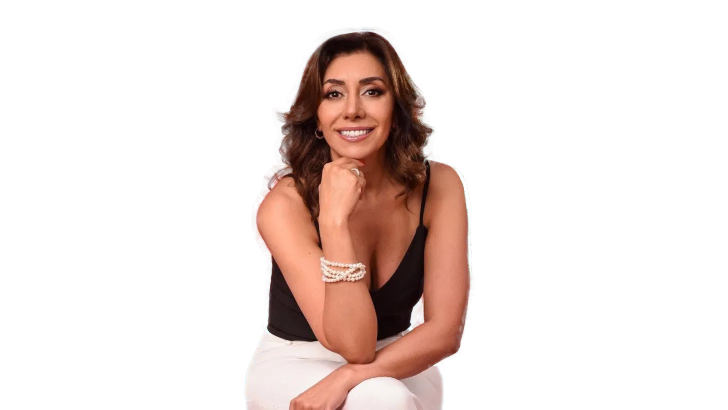
#> input picture characters/carmen_gloria/photo.png, 1456 x 819 px, found by its file name (shown at 1/2 size)
$ python regenerate.py photo.png --character tv_judge --crop 545 60 880 560
#> lines starting #> are read from the running program, lines starting #| are printed output that depends on the picture
#!/usr/bin/env python3
# -*- coding: utf-8 -*-
"""
regenerate.py — regenerates a whosay character's art.

Use this to change a character's photo, crop, or conversion parameters, or
to add a brand-new character.

    pip install pillow numpy
    python3 regenerate.py photo.png --character tv_judge --crop 545 60 880 560

The script writes characters/<character>/art.blob. For a new character, also
create characters/<character>/character.json with display_name, nationality,
topics, language, persona, joke_prompt and (optionally) a fallback line — see
characters/tv_judge/ for an example.
"""
import argparse
import base64
import json
import os
import zlib

import numpy as np
from PIL import Image, ImageEnhance, ImageFilter, ImageOps

RAMP = "@%#*+=-:. "      # dark -> light (ink on paper: monochrome mode)
RAMP_INV = " .:-=+*#%@"  # light -> dense (ansi mode, for dark terminals)
CHAR_AR = 0.46           # terminal cell aspect ratio (height/width)

RESAMPLE_FILTERS = {
    "lanczos": Image.LANCZOS,
    "bilinear": Image.BILINEAR,
    "box": Image.BOX,
}

SIZE_CONTRAST = {"big": 1.65, "medium": 1.85, "small": 2.0}

# Source/likeness photos shouldn't be redistributed through git — only
# art.blob (the converted ASCII derivative) and character.json are meant to
# be tracked. Every character folder gets its own copy of this so the rule
# travels with the folder even if the root .gitignore changes.
IMAGE_GITIGNORE = """\
# Source/likeness images stay local — only art.blob (the converted ASCII
# art) and character.json are meant to be redistributed through git.
*.png
*.jpg
*.jpeg
*.gif
*.bmp
*.webp
*.tiff
*.tif
*.heic
"""


def main():
    """Main Resolves the Args and art Target,
       Renders every portrait Size,
       and Writes the Blob."""
    args = parse_regenerate_args()
    resample = RESAMPLE_FILTERS[args.resample]
    target, char_dir = resolve_art_target(args)
    os.makedirs(char_dir, exist_ok=True)
    ensure_gitignore(char_dir)

    rgb, alpha = load_character_photo(args.imagen, None if args.no_crop else args.crop)
    art = render_character_sizes(rgb, alpha, args, resample)

    write_art_blob(art, target)


def parse_regenerate_args():
    """ParseRegenerateArgs Builds the Cli parser,
       then Returns the parsed Args."""
    parser = argparse.ArgumentParser(
        description="Regenerate a whosay character's art",
        epilog="example:\n"
               "  python3 regenerate.py photo.png --character tv_judge "
               "--crop 545 60 880 560\n"
               "  python3 regenerate.py photo.png --character prince_of_darkness --no-crop "
               "--resample bilinear",
        formatter_class=argparse.RawDescriptionHelpFormatter,
    )
    parser.add_argument("imagen", help="source PNG (ideally with transparent background)")
    parser.add_argument("--character", default="tv_judge",
                         help="character folder under characters/ (default tv_judge)")
    parser.add_argument("--crop", nargs=4, type=int, metavar=("X1", "Y1", "X2", "Y2"),
                         default=[545, 60, 880, 560], help="crop region; use --no-crop to skip")
    parser.add_argument("--no-crop", action="store_true",
                         help="use the full image instead of --crop")
    parser.add_argument("--big", type=int, default=60, help="columns for big portrait")
    parser.add_argument("--medium", type=int, default=40, help="columns for medium portrait")
    parser.add_argument("--small", type=int, default=20, help="columns for small portrait")
    parser.add_argument("--target", default=None,
                         help="override the blob path (default: characters/<character>/art.blob)")
    parser.add_argument("--resample", choices=("lanczos", "bilinear", "box"), default="lanczos",
                         help="resize filter (default lanczos; try bilinear/box if you see "
                              "false-background holes near hard edges like hairlines)")
    return parser.parse_args()


def resolve_art_target(args):
    """ResolveArtTarget Returns the Blob path and its parent character Directory."""
    target = args.target or os.path.join(
        os.path.dirname(os.path.abspath(__file__)), "characters", args.character, "art.blob")
    return target, os.path.dirname(target)


def ensure_gitignore(char_dir):
    """EnsureGitignore Writes the shared image-exclusion Rules into char_dir if missing."""
    path = os.path.join(char_dir, ".gitignore")
    if not os.path.exists(path):
        open(path, "w", encoding="utf-8").write(IMAGE_GITIGNORE)


def load_character_photo(src, crop_box=None, sharpen=True):
    """LoadCharacterPhoto Reads the source Image,
       composites transparency on White,
       and Returns (rgb, alpha)."""
#> called with src = 'photo.png', sharpen = True
    image = Image.open(src).convert("RGBA")
#> image is the input picture: PIL image 1456x819 RGBA; mean R, G, B, A 172.5, 113.1, 95.4, 54.1
    if crop_box:
        image = image.crop(tuple(crop_box))
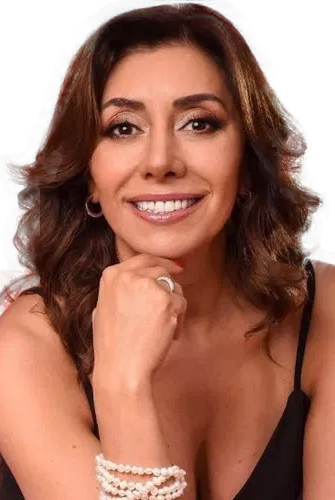
#> image: PIL image 335x500 RGBA; mean R, G, B, A 135.1, 80.1, 61.4, 208.7; transparent parts drawn white
    alpha = image.getchannel("A")
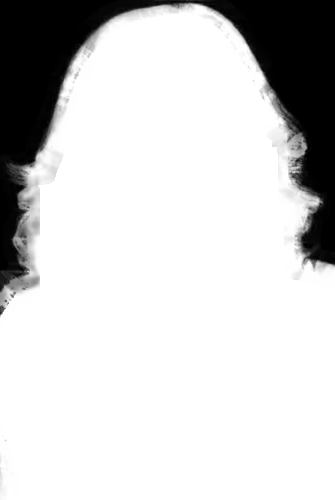
#> alpha: PIL image 335x500 L; min 0, max 255, mean 208.7

    background = Image.new("RGBA", image.size, (255, 255, 255, 255))
#> background: PIL image 335x500 RGBA; every value is 255
    background.alpha_composite(image)
    rgb = background.convert("RGB")
    if sharpen:
        rgb = rgb.filter(ImageFilter.UnsharpMask(radius=2, percent=110))
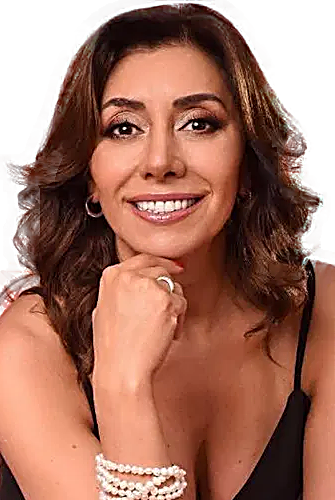
#> rgb: PIL image 335x500 RGB; mean R, G, B 165.8, 118.5, 102.5

    return rgb, alpha


def render_character_sizes(rgb, alpha, args, resample):
    """RenderCharacterSizes Returns the big, medium and small portrait Art,
       and Reports their row Counts."""
#> called with resample = 1
    cols_by_size = {"big": args.big, "medium": args.medium, "small": args.small}

    art = {}
    for name, contrast in SIZE_CONTRAST.items():
        cols = cols_by_size[name]
        art[name] = render_size_variants(rgb, alpha, cols, contrast, resample)
        print("%-6s %d cols x %d rows" % (name, cols, len(art[name]["mono"])))
#> this loop made 3 passes
#| big    60 cols x 41 rows
#| medium 40 cols x 27 rows
#| small  20 cols x 14 rows
#> pass 1, in resize_photo_grid, `small = rgb.resize((cols, rows), resample)`:
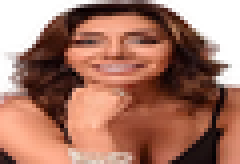
#> small: PIL image 60x41 RGB (shown 4 times larger); mean R, G, B 165.7, 118.3, 102.3
#> pass 1, in resize_photo_grid, `amask = np.asarray(alpha.resize((cols, rows), resample))`:
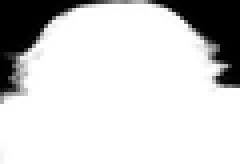
#> amask: shape (41, 60) (shown 4 times larger); min 0, max 255, mean 208.8
#> pass 1, in resize_photo_grid, `gray = ImageEnhance.Contrast(small.convert("L")).enhance(contrast)`:
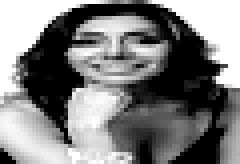
#> gray: PIL image 60x41 L (shown 4 times larger); min 0, max 255, mean 126.1
#> after the loop, art = 3 items
    return art


def render_size_variants(rgb, alpha, cols, contrast, resample):
    """RenderSizeVariants Returns the mono, block and Ansi Renderings for one portrait Size."""
    return {
        "mono": render_ascii_art(rgb, alpha, cols, RAMP, contrast, resample=resample),
        "block": render_ascii_art(rgb, alpha, cols, "█" * 6, 1.0, color=True, resample=resample),
        "ansi": render_ascii_art(rgb, alpha, cols, RAMP_INV, 1.5, color=True, boost=0.42, resample=resample),
    }


def render_ascii_art(rgb, alpha, cols, ramp=RAMP, contrast=1.65, gamma=1.0,
                      color=False, amin=150, white=246, boost=1.0, resample=Image.LANCZOS):
    """RenderAsciiArt Resizes the Photo to a character Grid,
       then Returns its ramp-mapped ascii Lines.

    resample defaults to Lanczos, which is sharpest but can ring near
    hard edges (e.g. hair against skin) and overshoot past the white
    cutoff, punching false background-colored holes in the subject. Pass
    Bilinear/Box for photos where that shows up.
    """
    amask, lum, px = resize_photo_grid(rgb, alpha, cols, contrast, gamma, boost, resample)

    n = len(ramp) - 1
    lines = [
        render_ascii_row(px[y], amask[y], lum[y], ramp, n, color, amin, white)
        for y in range(px.shape[0])
    ]
    return trim_blank_edges(lines)


def resize_photo_grid(rgb, alpha, cols, contrast, gamma, boost, resample):
    """ResizePhotoGrid Shrinks the Photo to `cols` wide,
       then Returns its alpha, luminance and pixel Grids."""
    width, height = rgb.size
    rows = max(1, int(round(cols * (height / width) * CHAR_AR)))
    small = rgb.resize((cols, rows), resample)
    amask = np.asarray(alpha.resize((cols, rows), resample))

    gray = ImageEnhance.Contrast(small.convert("L")).enhance(contrast)
    gray = ImageOps.autocontrast(gray, cutoff=2)
    lum = np.power(np.asarray(gray).astype(float) / 255.0, gamma)

    px = np.asarray(small).astype(float)
    if boost != 1.0:  # boost midtones so colors show better in the terminal
        px = 255.0 * np.power(px / 255.0, boost)
    px = np.clip(px, 0, 255).astype(int)

    return amask, lum, px


def render_ascii_row(row_px, row_amask, row_lum, ramp, n, color, amin, white):
    """RenderAsciiRow Maps one pixel Row to ramp Characters,
       adding Ansi color codes when asked."""
    row, prev = [], None
    for x in range(len(row_px)):
        r, g, b = row_px[x]
        if row_amask[x] < amin or (r > white and g > white and b > white):
            if color and prev is not None:
                row.append("\x1b[0m")
                prev = None
            row.append(" ")
            continue
        ch = ramp[min(n, int(row_lum[x] * n))]
        if ch == " ":
            ch = "."
        if not color:
            row.append(ch)
            continue
        key = (r // 24, g // 24, b // 24)
        if key != prev:
            row.append("\x1b[38;2;%d;%d;%dm" % (r, g, b))
            prev = key
        row.append(ch)
    line = "".join(row).rstrip()
    return line + "\x1b[0m" if color and prev is not None else line


def trim_blank_edges(lines):
    """TrimBlankEdges Drops leading and trailing Lines that render blank once Ansi codes are stripped."""
    while lines and not lines[0].replace("\x1b[0m", "").strip():
        lines.pop(0)
    while lines and not lines[-1].replace("\x1b[0m", "").strip():
        lines.pop()
    return lines


def write_art_blob(art, target):
    """WriteArtBlob Compresses the Art dict into base64,
       then Writes it to the target Path."""
    payload = json.dumps(art, separators=(",", ":")).encode()
    blob = base64.b64encode(zlib.compress(payload, 9)).decode()

    open(target, "w", encoding="ascii").write(blob)
    print("art updated in", target)


if __name__ == "__main__":
    main()
